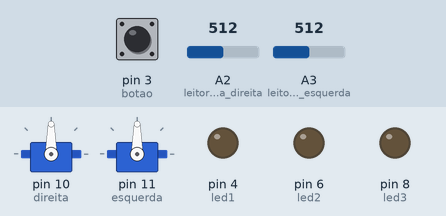
A sketch run on a simulated Arduino Uno, built with avr-gcc and run on an emulated ATmega328P. Parts: 2 × servo, output pins drawn as LEDs (lit = HIGH). The test bench sets the inputs (shaded band); at power-on: pin 3 (botao) LOW, A2 (leitor_de_linha_direita) = 512, A3 (leitor_de_linha_esquerda) = 512.

Above: at 1.2 s.
1.3 s: pin 3 (botao) pulled HIGH for 0.15 s
At 2.0 s:
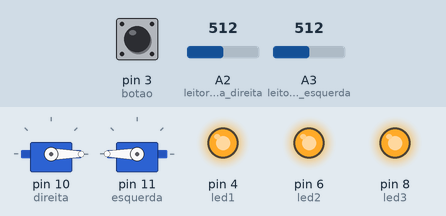
2.9 s: A2 (leitor_de_linha_direita) set to 739
4.4 s: A2 (leitor_de_linha_direita) set to 759
At 4.8 s:
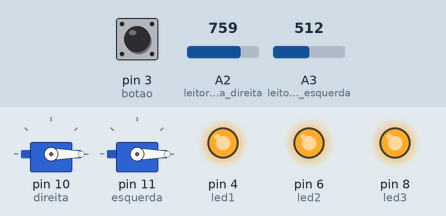
5.9 s: A2 (leitor_de_linha_direita) set to 716
At 7.1 s:
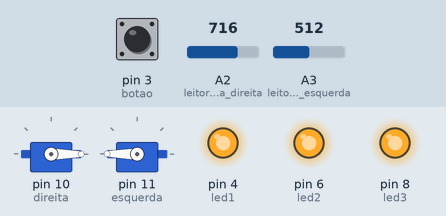
7.4 s: A3 (leitor_de_linha_esquerda) set to 732
8.9 s: A3 (leitor_de_linha_esquerda) set to 760
At 9.5 s:
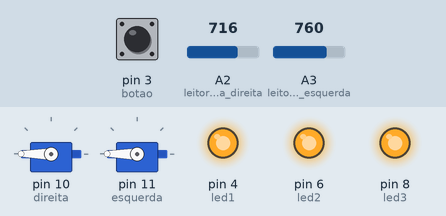
Timing chart, 0 to 11.4 s (numbered marks = the images above; inputs shaded):
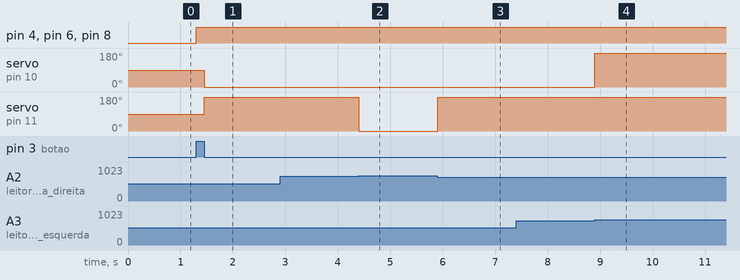

Measured:
- the behaviour switches between 749 and 750 on A2 (leitor_de_linha_direita) (found by bisection; images 1 and 2)
- the behaviour switches between 749 and 750 on A3 (leitor_de_linha_esquerda) (found by bisection; images 3 and 4)
- after the input at 1.3 s, pin 4 (led1), pin 6 (led2), pin 8 (led3): LOW → HIGH at once; servo on pin 10 (direita): 90° → 0° after 0.15 s; servo on pin 11 (esquerda): 90° → 180° after 0.15 s
- after the input at 2.9 s, every drawn part: stays the same
- after the input at 4.4 s, servo on pin 11 (esquerda): 180° → 0° at once
- after the input at 5.9 s, servo on pin 11 (esquerda): 0° → 180° at once
- after the input at 7.4 s, every drawn part: stays the same
- after the input at 8.9 s, servo on pin 10 (direita): 0° → 180° at once

The sketch:

codigo_OMEGA_1_5_simples.ino
```cpp
/*
█████████████████████████████████████████
█▒▒▒▒▒▒▒▒▒▒▒▒▒▒▒▒▒▒▒▒▒▒▒▒▒▒▒▒▒▒▒▒▒▒▒▒▒▒▒█       ███████
█▒▒█████▒▒██▒▒▒██▒▒█████▒▒█████▒▒▒███▒▒▒█      █           █
█▒▒█▒▒▒█▒▒█▒█▒█▒█▒▒█▒▒▒▒▒▒█▒▒▒▒▒▒█▒▒▒█▒▒█     █             █
█▒▒█▒▒▒█▒▒█▒▒█▒▒█▒▒███▒▒▒▒█▒▒██▒▒█████▒▒█    █               █
█▒▒█▒▒▒█▒▒█▒▒▒▒▒█▒▒█▒▒▒▒▒▒█▒▒▒█▒▒█▒▒▒█▒▒█     █             █
█▒▒█████▒▒█▒▒▒▒▒█▒▒█████▒▒█████▒▒█▒▒▒█▒▒█      █           █
█▒▒▒▒▒▒▒▒▒▒▒▒▒▒▒▒▒▒▒▒▒▒▒▒▒▒▒▒▒▒▒▒▒▒▒▒▒▒▒█    ███         ███
█████████████████████████████████████████


Versão simples (sem música) FUNCIONAL


*/


#include <Servo.h>

Servo direita;
Servo esquerda;

// parte do sistema de diagnostico

int led1 = 4;
int led2 = 6;
int led3 = 8;

//troca por botao

int modo = 0;

//seguidor de linha

int leitura_de_linha_direita = 0;
int leitura_de_linha_esquerda = 0;

int leitor_de_linha_direita = A2;
int leitor_de_linha_esquerda = A3;

int contraste = 750;

//botão de acionamento (inicial)

int botao = 3;
int leitura_botao = 0;

//variaveis de estado do botao;

int X = 0;

int K = 0;
int G = 0;


void setup() {


  direita.attach(10); /*Motor Direita */
  esquerda.attach(11);  /*Motor Esquerda */

  Serial.begin(9600);

  pinMode(led3, OUTPUT);
  pinMode(led2, OUTPUT);
  pinMode(led1, OUTPUT);

  pinMode(botao, INPUT);

  esquerda.write(90);
  direita.write(90);

}

void loop() {
//------------------------------------------------------------


  botao_troca();

  if(modo == 1){

    leitura_linear(0);

  }


//------------------------------------------------------------
}


void botao_troca(){


leitura_botao = digitalRead(botao);

if (leitura_botao == 1 && X==0) {

digitalWrite(led1, HIGH);
digitalWrite(led2, HIGH);
digitalWrite(led3, HIGH);
modo = 1;
X = 1;

do{

  delay(50);

  leitura_botao = digitalRead(botao);

}while(leitura_botao == 1);

}
}


void leitura_linear(int tempo) {


  leitura_de_linha_esquerda = analogRead(leitor_de_linha_esquerda);
  leitura_de_linha_direita = analogRead(leitor_de_linha_direita);


/*
  Serial.print("direita");
  Serial.println(leitura_de_linha_direita);
  Serial.print("esquerda");
  Serial.println(leitura_de_linha_esquerda);
*/


  if (leitura_de_linha_direita >= contraste && leitura_de_linha_esquerda < contraste) {

    ir_direita(tempo);

  } else if (leitura_de_linha_esquerda >= contraste && leitura_de_linha_direita < contraste ) {

      ir_esquerda(tempo);

    }  else {

      ir_frente(tempo);

    }
  }


void  parado(int tempo) {


  direita.write(90);
  esquerda.write(90);
  delay(tempo);


}
void  ir_esquerda(int tempo) {

  direita.write(180);
  esquerda.write(180);
  delay(tempo);


}
void  ir_direita(int tempo) {


  direita.write(0);
  esquerda.write(0);
  delay(tempo);

}
void ir_frente(int tempo) {

  direita.write(0);
  esquerda.write(180);

  delay(tempo);

}
void ir_atras(int tempo) {


  direita.write(180);
  esquerda.write(0);

  delay(tempo);

}
```
